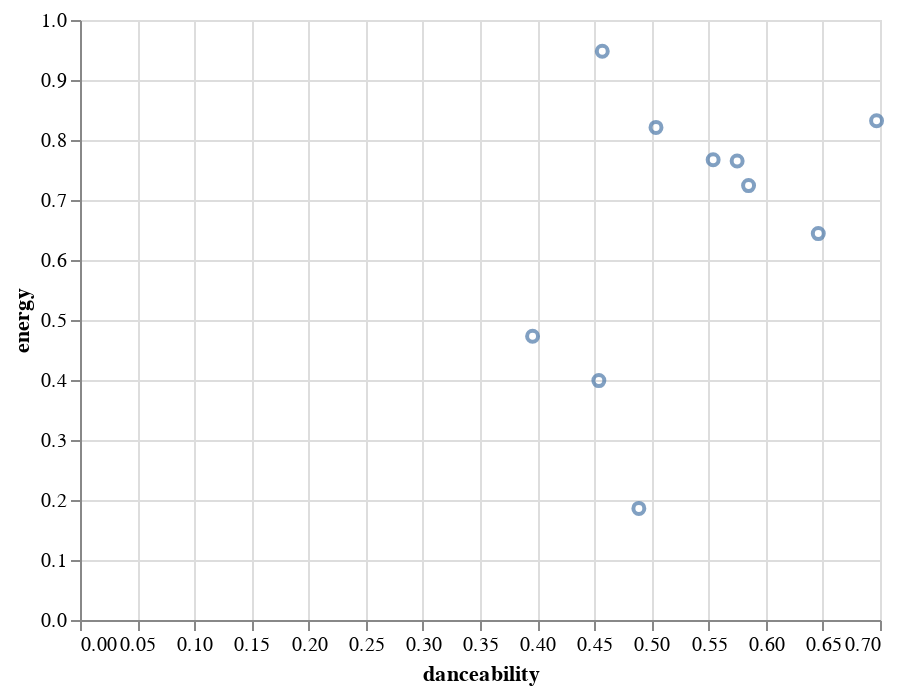

The notebook cell this image was saved under:
### Code cell
# Danceability vs Energy for Boybands
# We wanted to analyze the relationships between our variables of interest in the playlists
# so we created scatter plots and calculated correlation coefficeints for each playlist and each pair of 
# variables

alt.Chart(boyband_features).mark_point().encode(
    y="energy",
    x='danceability'
)

### Figure 1 — Vega-Lite specification as saved in the notebook (floating-point values rounded to 4 significant figures)
{"config": {"view": {"continuousWidth": 400, "continuousHeight": 300}}, "data": {"name": "data-f946f1f3b52438b5ff925ae86e27405d"}, "mark": "point", "encoding": {"x": {"type": "quantitative", "field": "danceability"}, "y": {"type": "quantitative", "field": "energy"}}, "$schema": "https://vega.github.io/schema/vega-lite/v4.8.1.json", "datasets": {"data-f946f1f3b52438b5ff925ae86e27405d": [{"artist": "Crosby, Stills & Nash", "album": "Greatest Hits", "track_name": "Suite: Judy Blue Eyes", "track_id": "2Jf0PGy9NzR1PTXvRFfaoE", "danceability": 0.454, "energy": 0.399, "key": 9, "loudness": -11.56, "mode": 1, "speechiness": 0.0429, "instrumentalness": 0, "liveness": 0.182, "valence": 0.322, "tempo": 154.2, "duration_ms": 444053, "time_signature": 4}, {"artist": "Simon & Garfunkel", "album": "Sounds Of Silence", "track_name": "April Come She Will", "track_id": "0djZ2ndRfAL69WYNra5jRC", "danceability": 0.489, "energy": 0.186, "key": 9, "loudness": -16.24, "mode": 1, "speechiness": 0.029, "instrumentalness": 0.000152, "liveness": 0.2, "valence": 0.349, "tempo": 102.2, "duration_ms": 109387, "time_signature": 4}, {"artist": "The Beach Boys", "album": "Smiley Smile (Remastered)", "track_name": "Good Vibrations - Remastered 2001", "track_id": "5t9KYe0Fhd5cW6UYT4qP8f", "danceability": 0.396, "energy": 0.473, "key": 10, "loudness": -7.67, "mode": 0, "speechiness": 0.0345, "instrumentalness": 0.000124, "liveness": 0.109, "valence": 0.385, "tempo": 133.4, "duration_ms": 219027, "time_signature": 4}, {"artist": "Florida Georgia Line", "album": "Here's To The Good Times", "track_name": "Cruise", "track_id": "5BhsEd82G0Mnim0IUH6xkT", "danceability": 0.457, "energy": 0.948, "key": 10, "loudness": -3.364, "mode": 1, "speechiness": 0.0354, "instrumentalness": 0, "liveness": 0.0536, "valence": 0.878, "tempo": 148.0, "duration_ms": 208960, "time_signature": 4}, {"artist": "The Chainsmokers", "album": "Paris", "track_name": "Paris", "track_id": "15vzANxN8G9wWfwAJLLMCg", "danceability": 0.646, "energy": 0.644, "key": 2, "loudness": -6.763, "mode": 1, "speechiness": 0.031, "instrumentalness": 0, "liveness": 0.0888, "valence": 0.251, "tempo": 100.0, "duration_ms": 221520, "time_signature": 4}, {"artist": "MKTO", "album": "MKTO", "track_name": "American Dream", "track_id": "3JMAdPq5TUOKBGsTATjLEH", "danceability": 0.554, "energy": 0.767, "key": 0, "loudness": -5.043, "mode": 1, "speechiness": 0.0497, "instrumentalness": 0, "liveness": 0.231, "valence": 0.497, "tempo": 122.8, "duration_ms": 225747, "time_signature": 4}, {"artist": "NEEDTOBREATHE", "album": "H A R D L O V E", "track_name": "HAPPINESS", "track_id": "7aag0fFgE9K1Gj8lJwQaGI", "danceability": 0.575, "energy": 0.765, "key": 9, "loudness": -6.608, "mode": 1, "speechiness": 0.0345, "instrumentalness": 0, "liveness": 0.331, "valence": 0.407, "tempo": 98.04, "duration_ms": 205773, "time_signature": 4}, {"artist": "OneRepublic", "album": "Oh My My", "track_name": "Heaven", "track_id": "1lFHaHvZeLf6XrOqX6iLlS", "danceability": 0.585, "energy": 0.724, "key": 10, "loudness": -6.658, "mode": 0, "speechiness": 0.0321, "instrumentalness": 0, "liveness": 0.105, "valence": 0.37, "tempo": 95.01, "duration_ms": 258947, "time_signature": 4}, {"artist": "Bastille", "album": "Quarter Past Midnight", "track_name": "Quarter Past Midnight", "track_id": "1etiUDkISHELzQGMY79ryt", "danceability": 0.504, "energy": 0.821, "key": 8, "loudness": -3.356, "mode": 1, "speechiness": 0.0598, "instrumentalness": 0, "liveness": 0.0418, "valence": 0.458, "tempo": 155.1, "duration_ms": 201799, "time_signature": 4}, {"artist": "Earth, Wind & Fire", "album": "The Best Of Earth, Wind & Fire Vol. 1", "track_name": "September", "track_id": "2grjqo0Frpf2okIBiifQKs", "danceability": 0.697, "energy": 0.832, "key": 9, "loudness": -7.264, "mode": 1, "speechiness": 0.0298, "instrumentalness": 0.00131, "liveness": 0.269, "valence": 0.979, "tempo": 125.9, "duration_ms": 215093, "time_signature": 4}]}}
